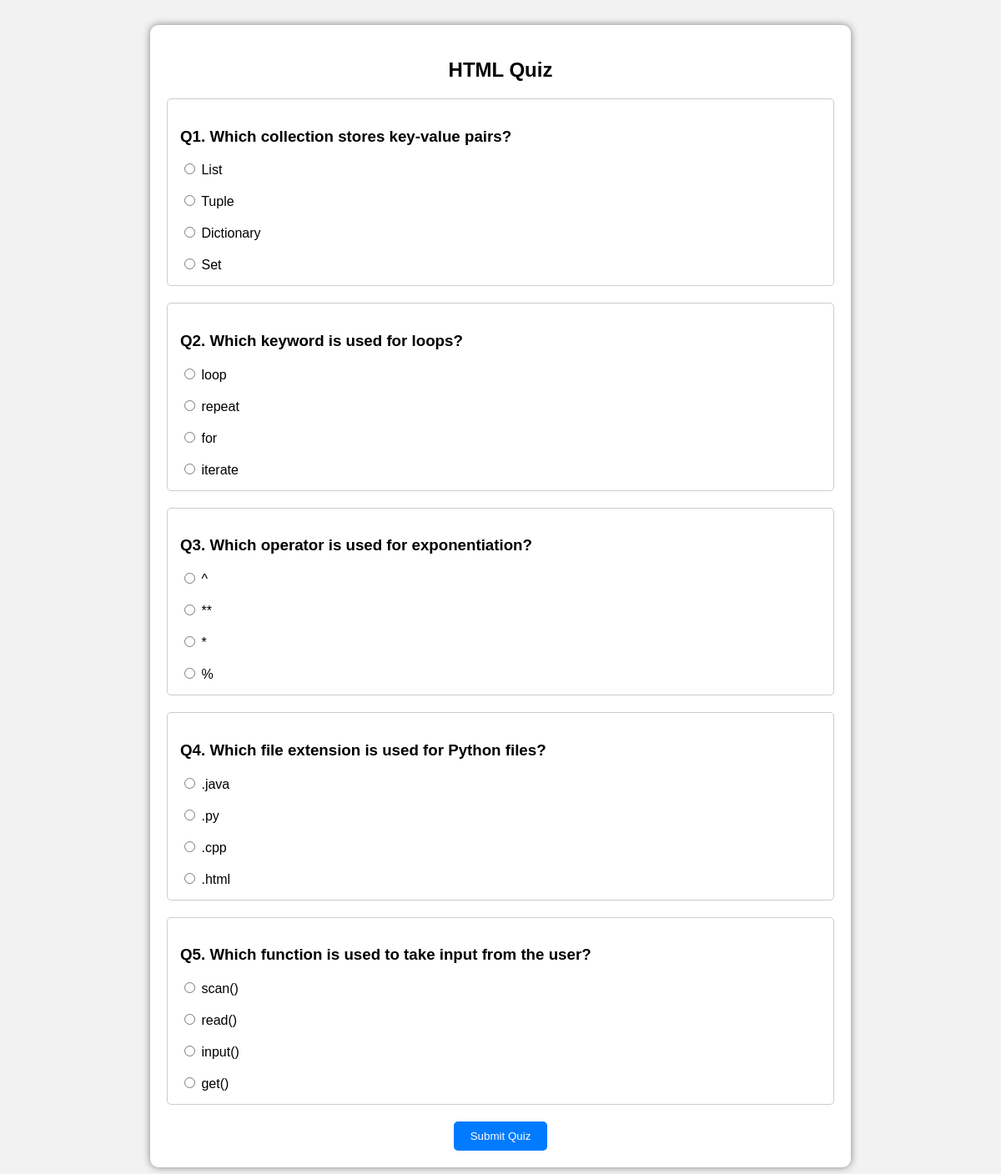
The page /students/python_quiz.php (signed in) on the database its author committed.
### tables this page shows
CREATE TABLE `questions` (
  `question_id` int(11) NOT NULL,
  `quiz_id` int(11) DEFAULT NULL,
  `question` text DEFAULT NULL,
  `option1` varchar(100) DEFAULT NULL,
  `option2` varchar(100) DEFAULT NULL,
  `option3` varchar(100) DEFAULT NULL,
  `option4` varchar(100) DEFAULT NULL,
  `answer` varchar(100) DEFAULT NULL,
  `round` int(11) NOT NULL DEFAULT 1
);

### students/python_quiz.php (the view, shortened to what this page needs)
<?php
include "../db.php";
$sql = "SELECT * FROM questions WHERE quiz_id=3 ORDER BY RAND() LIMIT 10";
$result = mysqli_query($conn, $sql);
?>
<!DOCTYPE html>
<html>
<head>
</head>
<body>
<div class="container">
<h2 align="center">HTML Quiz</h2>
<form action="results.php" method="post">
<?php
$i=1;
while($row=mysqli_fetch_assoc($result))
{
?>
<div class="question">
<h3>Q<?php echo $i; ?>. <?php echo $row['question']; ?></h3>
<label>
<input type="radio" name="q<?php echo $row['question_id']; ?>" value="<?php echo $row['option1']; ?>" required>
<?php echo $row['option1']; ?>
</label><br><br>
<label>
<input type="radio" name="q<?php echo $row['question_id']; ?>" value="<?php echo $row['option2']; ?>">
<?php echo $row['option2']; ?>
</label><br><br>
<label>
<input type="radio" name="q<?php echo $row['question_id']; ?>" value="<?php echo $row['option3']; ?>">
<?php echo $row['option3']; ?>
</label><br><br>
<label>
<input type="radio" name="q<?php echo $row['question_id']; ?>" value="<?php echo $row['option4']; ?>">
<?php echo $row['option4']; ?>
</label>
</div>
<?php
$i++;
}
?>
<center>
<input type="submit" value="Submit Quiz">
</center>
</form>
</div>
</body>
</html>

### students/python_quiz.php (style rules this page uses)
body { font-family:Arial,sans-serif; background:#f2f2f2; }
.container { width:800px; margin:30px auto; background:white; padding:20px; border-radius:10px; box-shadow:0 0 10px gray; }
.question { border:1px solid #ccc; padding:15px; margin-bottom:20px; border-radius:5px; }
input[type=submit] { background:#007BFF; color:white; padding:10px 20px; border:none; border-radius:5px; cursor:pointer; }

### rows shown on the page
questions: question "Which collection stores key-value pairs?", option1 "List", option2 "Tuple", option3 "Dictionary", option4 "Set"
questions: question "Which keyword is used for loops?", option1 "loop", option2 "repeat", option3 "for", option4 "iterate"
questions: question "Which operator is used for exponentiation?", option1 "^", option2 "**", option3 "*", option4 "%"
questions: question "Which file extension is used for Python files?", option1 ".java", option2 ".py", option3 ".cpp", option4 ".html"
questions: question "Which function is used to take input from the user?", option1 "scan()", option2 "read()", option3 "input()", option4 "get()"
